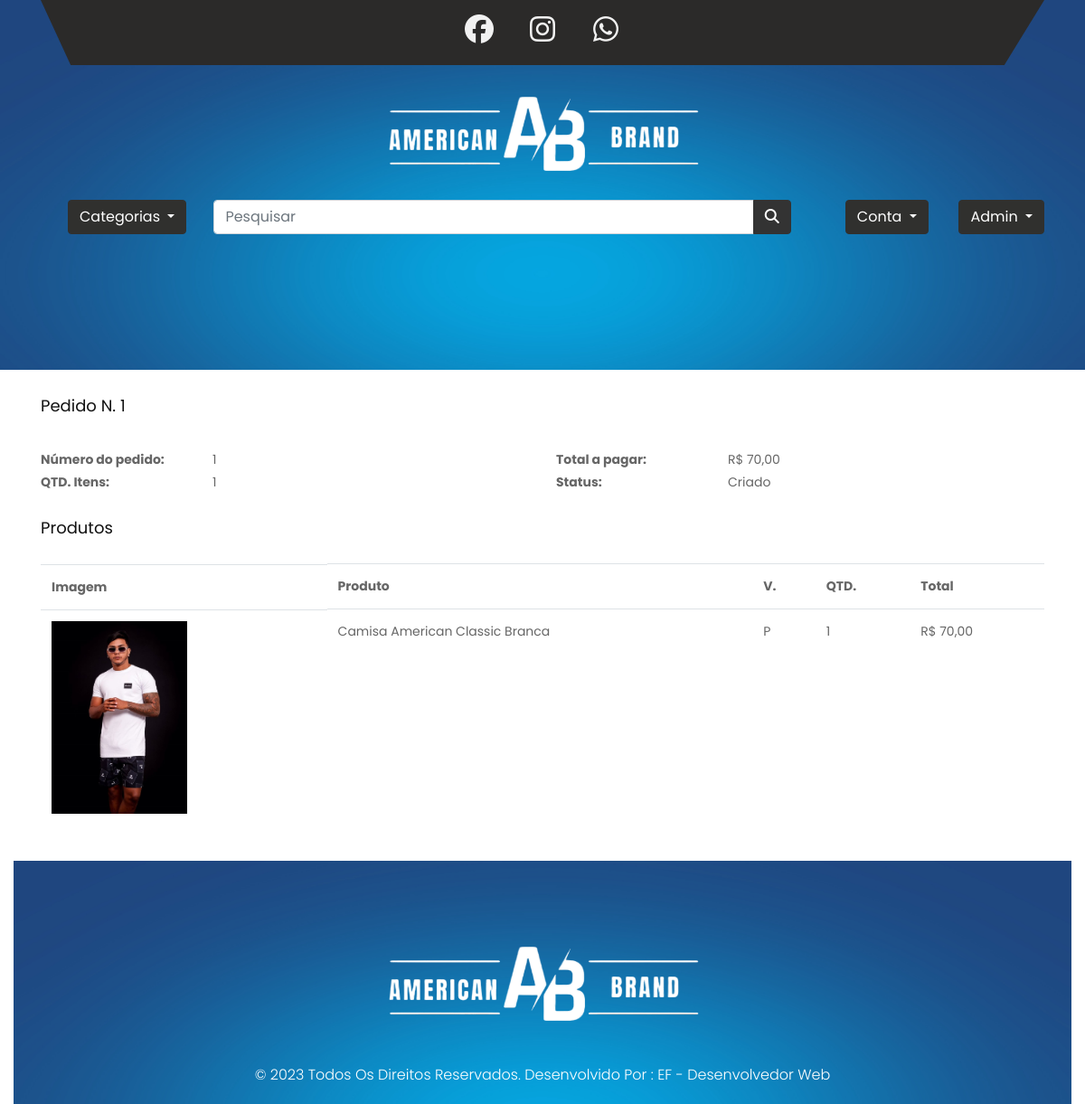
Screenshot of /pedido/detalhe/1 (signed in) with the database file from the repository.
### pedido/models.py (models this page shows, shortened)
class Pedido(models.Model):
    usuario = models.ForeignKey(User, on_delete=models.CASCADE)
    total = models.FloatField()
    qtd_total = models.PositiveIntegerField()
    status = models.CharField(
        default="C",
        max_length=1,
        choices=(
            ('A', 'Aprovado'),
            ('C', 'Criado'),
            ('R', 'Reprovado'),
            ('P', 'Pendente'),
            ('E', 'Enviado'),
            ('F', 'Finalizado'),
        )
    )
    def __str__(self):
        return f'Pedido N. {self.pk}'

class ItemPedido(models.Model):
    pedido = models.ForeignKey(Pedido, on_delete=models.CASCADE)
    produto = models.CharField(max_length=255)
    produto_id = models.PositiveIntegerField()
    variacao = models.CharField(max_length=255)
    variacao_id = models.PositiveIntegerField()
    preco = models.FloatField()
    preco_promocional = models.FloatField(default=0)
    quantidade = models.PositiveIntegerField()
    imagem = models.CharField(max_length=2000)
    class Meta:
        verbose_name = 'Item do pedido'
        verbose_name_plural = 'Itens do pedido'

### pedido/views.py (the view)
# urls.py: path('detalhe/<int:pk>', views.Detalhe.as_view(), name='detalhe'),
class Detalhe(DispatchLoginRequiredMixin, DetailView):
    model = Pedido
    context_object_name = 'pedido'
    template_name = 'pedido/detalhe.html'
    pk_url_kwarg = 'pk'
    def get_context_data(self, **kwargs):
        context = super().get_context_data(**kwargs)
        context['categorias'] = models.Categoria.objects.all()
        return context

### pedido/views.py (called while the page is built)
    def dispatch(self, *args, **kwargs):
        if not self.request.user.is_authenticated:
            return redirect('perfil:criar')
        return super().dispatch(*args, **kwargs)

    def get_queryset(self, *args, **kwargs):
        qs = super().get_queryset(*args, **kwargs)
        qs = qs.filter(usuario=self.request.user)
        return qs

### produto/templatetags/omfilters.py (called while the page is built)
@register.filter
def formata_preco(val):
    return utils.formata_preco(val)

### utils/utils.py (called while the page is built)
def formata_preco(val):
    return f'R$ {val:.2f}'.replace('.', ',')

### pedido/templates/pedido/detalhe.html (shortened to what this page needs)
{% extends 'base.html' %}
{% load omfilters %}
{% load static %}
{% block conteudo %}
{% include 'parciais/_pedido.html' %}
{% endblock %}

### templates/parciais/_pedido.html
{% load static %}
{% load omfilters %}
<div class="row">
    <div class="col">
        <br>
        <h3>{{ pedido }}</h3>
        <div class="row mt-4">
            <div class="col-lg-2 font-weight-bold">Número do pedido:</div>
            <div class="col-lg-4">{{ pedido.id }}</div>
            <div class="col-lg-2 font-weight-bold">Total a pagar:</div>
            <div class="col-lg-4">{{ pedido.total|formata_preco }}</div>
            <div class="col-lg-2 font-weight-bold">QTD. Itens:</div>
            <div class="col-lg-4">{{ pedido.qtd_total }}</div>
            <div class="col-lg-2 font-weight-bold">Status:</div>
            <div class="col-lg-4">{{ pedido.get_status_display }}</div>
        </div>
        <div class="row mt-4">
            <div class="col">
                <h3>Produtos</h3>
            </div>
        </div>
        <div class="table-responsive mt-3">
            <table class="table">
                <tr>
                    <th class="d-none d-lg-block">Imagem</th>
                    <th>Produto</th>
                    <th>V.</th>
                    <th>QTD.</th>
                    <th>Total</th>
                </tr>
                {% for linha in pedido.itempedido_set.all %}
                <tr>
                    <td class="d-none d-lg-block">
                        <img class="cart-img" src="{% get_media_prefix %}{{ linha.imagem }}">
                    </td>
                    <td>{{ linha.produto }}</td>
                    <td>{{ linha.variacao }}</td>
                    <td>{{ linha.quantidade }}</td>
                    <td>
                        {% if linha.preco_promocional %}
                        {{ linha.preco_promocional|formata_preco }}
                        {% else %}
                        {{ linha.preco|formata_preco }}
                        {% endif %}
                    </td>
                </tr>
                {% endfor %}
            </table>
        </div>
    </div>
</div>

### templates/static/css/style.css (style rules this page uses)
* { box-sizing: border-box !important; transition: ease all 0.5s; }
html { scroll-behavior: smooth; overflow-x: hidden; }
body { color: #666666; font-size: 14px; line-height: 1.80857; font-weight: normal; overflow-x: hidden; font-family: 'Poppins', sans-serif; }
h1, h2, h3, h4, h5, h6 { letter-spacing: 0; font-weight: normal; position: relative; padding: 0 0 10px 0; font-weight: normal; line-height: normal; color: #111111; margin: 0 }
h3 { font-size: 18px }
*, *::after, *::before { -webkit-box-sizing: border-box; -moz-box-sizing: border-box; box-sizing: border-box; }
img { max-width: 100%; height: auto; }
.cart-img { max-width: 150px; }

### rows the page displays
Pedido: id "Pedido N. 1", id "1", total "R$ 70,00", qtd_total "1", status "Criado"
ItemPedido: imagem (picture), produto "Camisa American Classic Branca", variacao "P", quantidade "1", preco_promocional "R$ 70,00"
